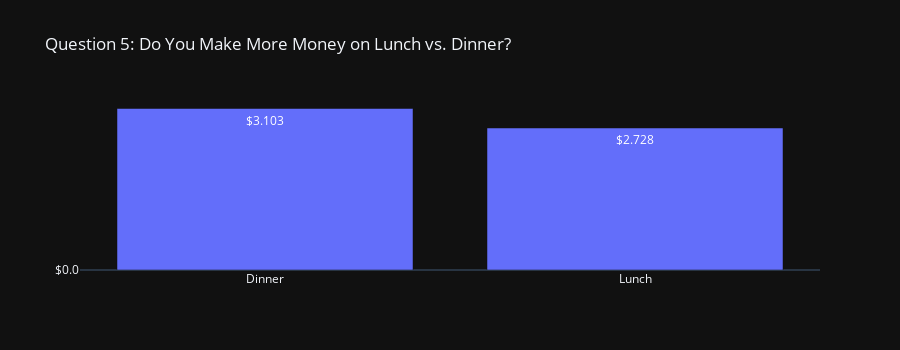

Write notebook code for a chart like this one.
### Code cell
fig = px.bar(df_tips_sum_by_time, 
             x='time',            
             y='tip',
              text='tip',
              width=900,
             height=350,
             hover_name='Tip Percent',
             template='plotly_dark',
            title='Question 5: Do You Make More Money on Lunch vs. Dinner? ')

fig.update_xaxes(showgrid=False,  
                 title_text=''
                # tick0=1952, 
                # dtick=5
                )

fig.update_yaxes(showgrid=True, 
                 title_text='',
                 tick0=0,
                  dtick=100,
                 tickformat='$,.2s',
                 hoverformat=".f")

fig.update_traces(textposition='auto', 
                  texttemplate='%{text:$,.4s}' 
                  # texttemplate='%{text:$,.0f}' 
                 )

fig.show()

### Figure 1 — Plotly figure (JSON) as saved in the notebook; plotly's stock layout.template omitted (floating-point values rounded to 4 significant figures)
{"data": [{"alignmentgroup": "True", "hoverlabel": {"namelength": 0}, "hovertemplate": "<b>%{hovertext}</b><br><br>time=%{x}<br>tip=%{text}", "hovertext": [15.95, 16.41], "legendgroup": "", "marker": {"color": "#636efa"}, "name": "", "offsetgroup": "", "orientation": "v", "showlegend": false, "text": [3.103, 2.728], "textposition": "auto", "texttemplate": "%{text:$,.4s}", "type": "bar", "x": ["Dinner", "Lunch"], "xaxis": "x", "y": [3.103, 2.728], "yaxis": "y"}], "layout": {"barmode": "relative", "height": 350, "legend": {"tracegroupgap": 0}, "title": {"text": "Question 5: Do You Make More Money on Lunch vs. Dinner? "}, "width": 900, "xaxis": {"anchor": "y", "domain": [0, 1], "showgrid": false, "title": {"text": ""}}, "yaxis": {"anchor": "x", "domain": [0, 1], "dtick": 100, "hoverformat": ".f", "showgrid": true, "tick0": 0, "tickformat": "$,.2s", "title": {"text": ""}}}}
